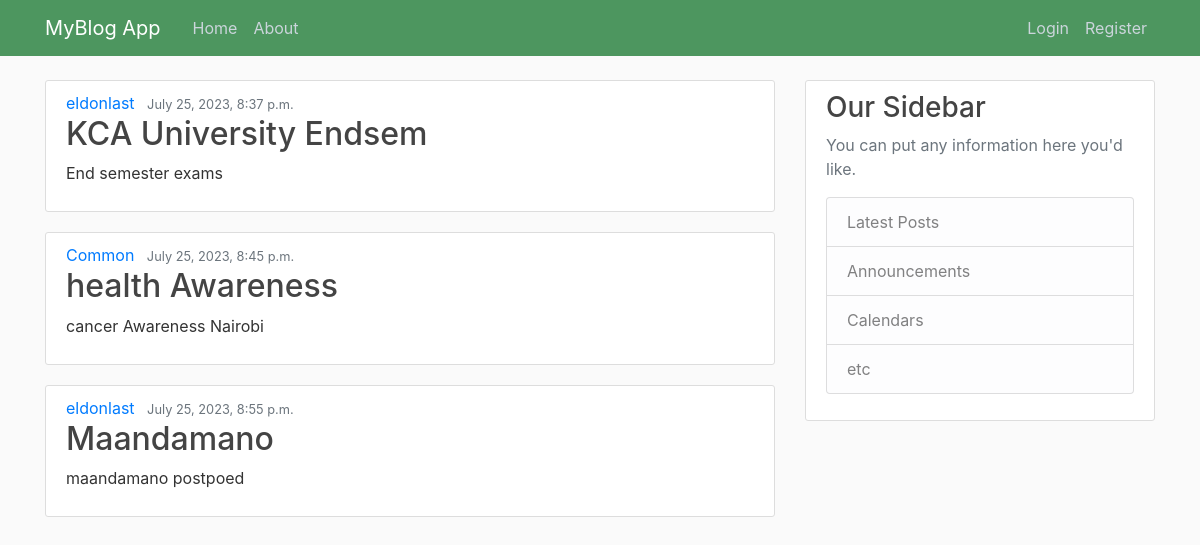
The app's page /, older data.
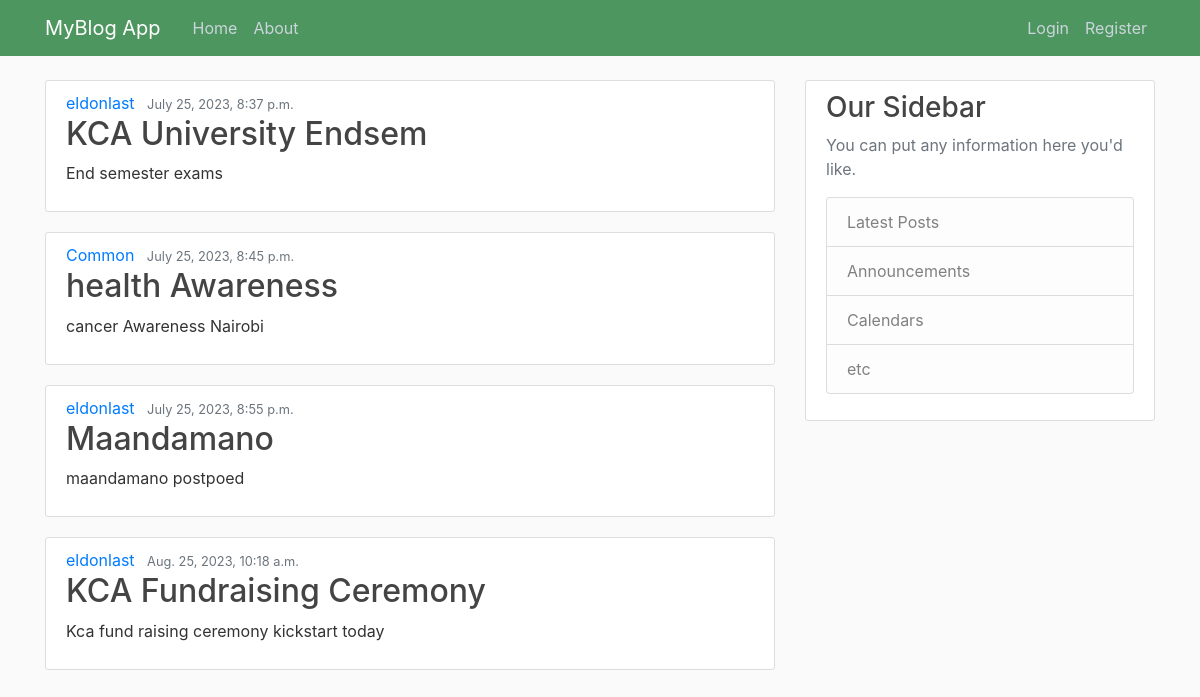
The same page, newer data.
### blogg/models.py (models this page shows, shortened)
class Post(models.Model):
    title=models.CharField(max_length=100)
    content= models.TextField()
    date_posted= models.DateTimeField(default=timezone.now)
    author= models.ForeignKey(User, on_delete=models.CASCADE)

### blogg/views.py (the view)
# urls.py: 2. Add a URL to urlpatterns:  path('', views.home, name='home')
def home(request):
    context={
        'posts':Post.objects.all()
    }
    return render(request, 'blogg/home.html',context)

### blogg/templates/blogg/home.html
{% extends "blogg/base.html"%}
{% block content %}
  {% for post in posts %}
  <article class="media content-section">
    <div class="media-body">
      <div class="article-metadata">
        <a class="mr-2" href="#">{{ post.author }}</a>
        <small class="text-muted">{{ post.date_posted }}</small>
      </div>
      <h2><a class="article-title" href="#">{{ post.title }}</a></h2>
      <p class="article-content">{{ post.content }}</p>
    </div>
  </article>
  {% endfor %}
  {% endblock content %}

Row changes from the older to the newer data that the page shows:
added Post: author "eldonlast", date_posted "Aug. 25, 2023, 10:18 a.m.", title "KCA Fundraising Ceremony", content "Kca fund raising ceremony kickstart today"
